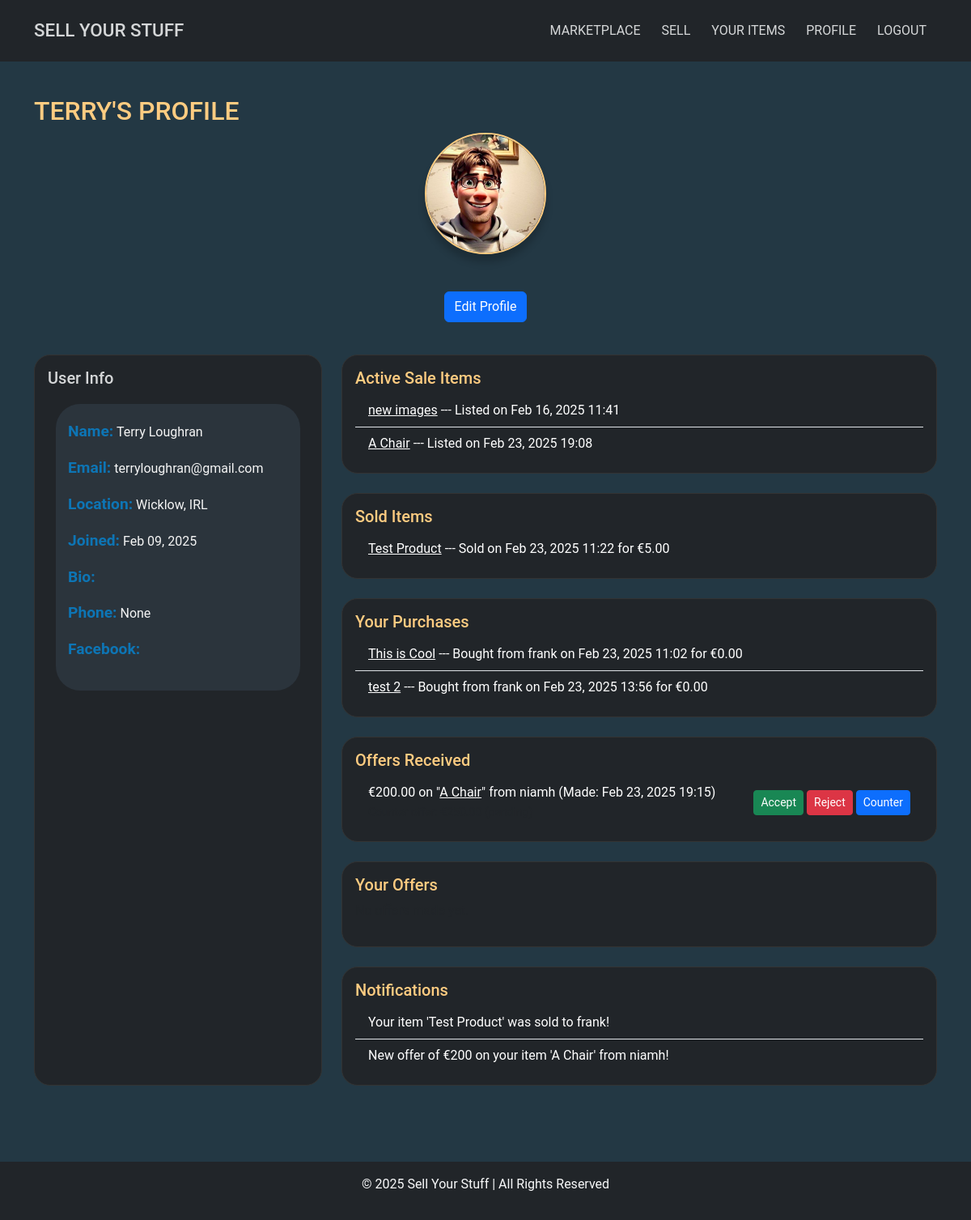
Before: /profiles/profile/ (signed in) with the older database file.
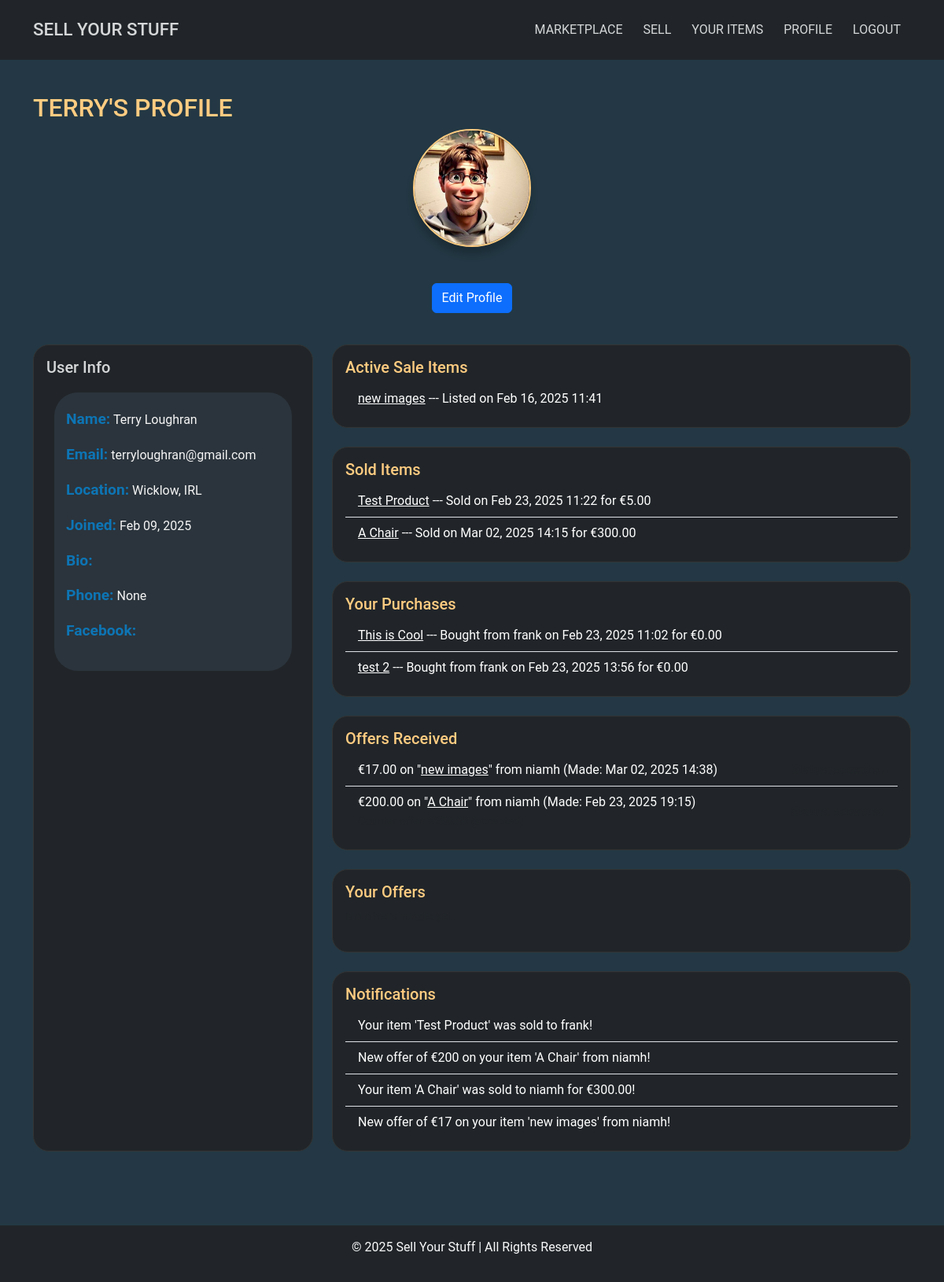
After: the same page with the newer database file.
### sales/models.py (models this page shows, shortened)
class Sale(models.Model):
    STATUS_CHOICES = [
        ("available", "Available"),
        ("sold", "Sold"),
        ("pending", "Pending"),  # Add this
    ]
    user = models.ForeignKey(User, on_delete=models.CASCADE)  # Seller
    title = models.CharField(max_length=200)
    description = models.TextField()
    price = models.DecimalField(max_digits=10, decimal_places=2)
    image = models.ImageField(
        upload_to="product_images/", blank=True, null=True
    )  # Main image
    image_1 = models.ImageField(upload_to="product_images/", blank=True, null=True)
    image_2 = models.ImageField(upload_to="product_images/", blank=True, null=True)
    image_3 = models.ImageField(upload_to="product_images/", blank=True, null=True)
    video = models.FileField(
        upload_to="product_videos/", blank=True, null=True
    )  # Video upload field
    status = models.CharField(
        max_length=10, choices=STATUS_CHOICES, default="available"
    )
    created_at = models.DateTimeField(auto_now_add=True)

class Offer(models.Model):
    sale = models.ForeignKey(Sale, on_delete=models.CASCADE, related_name="offers")
    buyer = models.ForeignKey(
        User, on_delete=models.CASCADE, related_name="offers_made"
    )
    amount = models.DecimalField(max_digits=10, decimal_places=2)
    status = models.CharField(
        max_length=20,
        default="pending",
        choices=[
            ("pending", "Pending"),
            ("accepted", "Accepted"),
            ("rejected", "Rejected"),
        ],
    )
    counter_amount = models.DecimalField(
        max_digits=10, decimal_places=2, null=True, blank=True
    )
    counter_status = models.CharField(
        max_length=20,
        null=True,
        blank=True,
        choices=[
            ("pending", "Pending"),
            ("accepted", "Accepted"),
            ("rejected", "Rejected"),
        ],
    )
    created_at = models.DateTimeField(auto_now_add=True)

### profiles/models.py (models this page shows, shortened)
class Purchase(models.Model):
    buyer = models.ForeignKey(User, on_delete=models.CASCADE, related_name="purchases")
    sale = models.ForeignKey(Sale, on_delete=models.CASCADE)
    purchased_at = models.DateTimeField(auto_now_add=True)
    price_paid = models.DecimalField(
        max_digits=10, decimal_places=2, default=0.00
    )  # Add this

class Notification(models.Model):
    user = models.ForeignKey(
        User, on_delete=models.CASCADE, related_name="notifications"
    )
    message = models.TextField()
    is_read = models.BooleanField(default=False)
    created_at = models.DateTimeField(auto_now_add=True)

### profiles/views.py (the view)
# urls.py: path("profile/", profile_view, name="profile"),
@login_required
def profile_view(request):
    profile = request.user.profile
    active_sales = Sale.objects.filter(user=request.user, status="available")
    sold_sales = Purchase.objects.filter(sale__user=request.user).select_related(
        "sale", "buyer"
    )
    purchases = Purchase.objects.filter(buyer=request.user).select_related("sale__user")
    received_offers = Offer.objects.filter(sale__user=request.user).order_by(
        "-created_at"
    )  # Offers as seller
    buyer_offers = Offer.objects.filter(buyer=request.user).order_by(
        "-created_at"
    )  # Offers as buyer
    notifications = Notification.objects.filter(user=request.user, is_read=False)
    if notifications.exists():
        notifications.update(is_read=True)
    all_notifications = Notification.objects.filter(user=request.user)
    return render(
        request,
        "profiles/profile.html",
        {
            "profile": profile,
            "active_sales": active_sales,
            "sold_sales": sold_sales,
            "purchases": purchases,
            "received_offers": received_offers,
            "buyer_offers": buyer_offers,
            "notifications": notifications,
            "all_notifications": all_notifications,
        },
    )

### sell_ur_stuff_site/context_processors.py (called while the page is built)
def unread_notifications(request):
    if request.user.is_authenticated:
        unread_count = Notification.objects.filter(
            user=request.user, is_read=False
        ).count()
    else:
        unread_count = 0
    return {"unread_notifications": unread_count}

### profiles/templates/profiles/profile.html (shortened to what the changed rows need)
{% extends "base.html" %}
{% load static %}
{% block content %}
    <div class="container mt-4">
        <div class="row">
            <div class="col-12 mb-4">
                <h2 class="profile-header text-orange">{{ user.username }}'s Profile</h2>
            </div>
            <div class="col-md-8">
                <div class="row">
                    <div class="col-12 mb-4">
                        <div class="card bg-dark">
                            <div class="card-body">
                                {% if active_sales %}
                                    <ol class="list-group list-group-flush">
                                        {% for sale in active_sales %}
                                            <li class="list-group-item bg-dark text-white">
                                                <a href="{% url 'sale_detail' sale.id %}" class="text-white">{{ sale.title }}</a> --- Listed on {{ sale.created_at|date:"M d, Y H:i" }}
                                            </li>
                                        {% empty %}
                                            <p class="text-muted">No active sale items.</p>
                                        {% endfor %}
                                    </ol>
                                {% else %}
                                    <p class="text-muted">No active sale items.</p>
                                {% endif %}
                            </div>
                        </div>
                    </div>
                    <div class="col-12 mb-4">
                        <div class="card bg-dark ">
                            <div class="card-body">
                                {% if sold_sales %}
                                    <ol class="list-group list-group-flush">
                                        {% for purchase in sold_sales %}
                                            <li class="list-group-item bg-dark text-white">
                                                <a href="{% url 'sale_detail' purchase.sale.id %}" class="text-white">{{ purchase.sale.title }}</a> --- Sold on {{ purchase.purchased_at|date:"M d, Y H:i" }} for €{{ purchase.sale.price }}
                                            </li>
                                        {% empty %}
                                            <p class="text-muted">No items sold yet.</p>
                                        {% endfor %}
                                    </ol>
                                {% else %}
                                    <p class="text-muted">No items sold yet.</p>
                                {% endif %}
                            </div>
                        </div>
                    </div>
                    <div class="col-12 mb-4">
                        <div class="card bg-dark ">
                            <div class="card-body">
                                {% if purchases %}
                                    <ol class="list-group list-group-flush">
                                        {% for purchase in purchases %}
                                            <li class="list-group-item bg-dark text-white">
                                                <a href="{% url 'sale_detail' purchase.sale.id %}" class="text-white">{{ purchase.sale.title }}</a> --- Bought from {{ purchase.sale.user.username }} on {{ purchase.purchased_at|date:"M d, Y H:i" }} for €{{ purchase.price_paid }}
                                            </li>
                                        {% empty %}
                                            <p class="text-muted">No purchases yet.</p>
                                        {% endfor %}
                                    </ol>
                                {% else %}
                                    <p class="text-muted">No purchases yet.</p>
                                {% endif %}
                            </div>
                        </div>
                    </div>
                    <div class="col-12 mb-4">
                        <div class="card bg-dark ">
                            <div class="card-body">
                                {% if received_offers %}
                                    <ul class="list-group list-group-flush">
                                        {% for offer in received_offers %}
                                            <li class="list-group-item bg-dark text-white d-flex justify-content-between align-items-center">
                                                <div>
                                                    €{{ offer.amount }} on "<a href="{% url 'sale_detail' offer.sale.id %}" class="text-white">{{ offer.sale.title }}</a>" from {{ offer.buyer.username }}
                                                    (Made: {{ offer.created_at|date:"M d, Y H:i" }})
                                                    {% if offer.counter_amount %}
                                                        <br>
                                                        <small class="text-muted">Counter offer: €{{ offer.counter_amount }} ({{ offer.counter_status }})</small>
                                                    {% endif %}
                                                </div>
                                                <div>
                                                    {% if offer.status == "pending" %}
                                                        <a href="{% url 'accept_offer' offer.id %}"
                                                           class="btn btn-success btn-sm">Accept</a>
                                                        <a href="{% url 'reject_offer' offer.id %}"
                                                           class="btn btn-danger btn-sm">Reject</a>
                                                        <a href="{% url 'counter_offer' offer.id %}"
                                                           class="btn btn-primary btn-sm">Counter</a>
                                                    {% else %}
                                                        <span class="text-muted">Status: {{ offer.status }}</span>
                                                    {% endif %}
                                                </div>
                                            </li>
                                        {% endfor %}
                                    </ul>
                                {% else %}
                                    <p>No offers received yet. 🤞</p>
                                {% endif %}
                            </div>
                        </div>
                    </div>
                    <div class="col-12 mb-4">
                        <div class="card bg-dark">
                            <div class="card-body">
                                {% if all_notifications %}
                                    <ul class="list-group list-group-flush">
                                        {% for notification in all_notifications %}
                                            <li class="list-group-item bg-dark text-white">
                                                {{ notification.message }}
                                            </li>
                                        {% empty %}
                                            <p class="text-muted">No notifications yet.</p>
                                        {% endfor %}
                                    </ul>
                                {% else %}
                                    <p class="text-muted">No notifications yet.</p>
                                {% endif %}
                            </div>
                        </div>
                    </div>
                </div>
            </div>
        </div>
    </div>
{% endblock content %}

Changed rows visible on the page:
no longer on this page (row edited): Sale: title "A Chair", created_at "Feb 23, 2025 19:08"
added Purchase: sale "A Chair", purchased_at "Mar 02, 2025 14:15", sale.price "300.00", shown under "Sold Items"
added Offer: amount "17.00", sale "new images", buyer.username "niamh", created_at "Mar 02, 2025 14:38"
changed Offer "Feb 23, 2025 19:15": no longer shows "Accept Reject Counter"
added Notification: message "Your item 'A Chair' was sold to niamh for €300.00!"
added Notification: message "New offer of €17 on your item 'new images' from niamh!"
